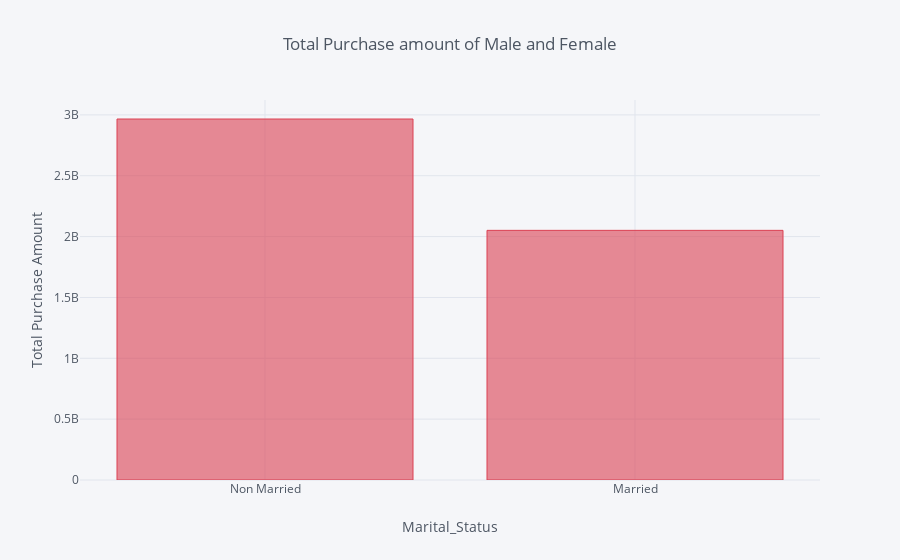

Notebook cell for this chart:
### Markdown cell above
### 8). Total purchase amount of Married and Non Married people.

### Code cell
temp_df = df.groupby('Marital_Status', axis=0)['Purchase'].sum().reset_index()
temp_df['Marital_Status'] = temp_df['Marital_Status'].apply(lambda x: 'Non Married' if x==0 else 'Married')

temp_df.iplot(kind='bar', x='Marital_Status', y='Purchase', title='Total Purchase amount of Male and Female',
             xTitle='Marital_Status', yTitle='Total Purchase Amount', color='red')

### Figure 1 — Plotly figure (JSON) as saved in the notebook; plotly's stock layout.template omitted (floating-point values rounded to 4 significant figures)
{"data": [{"marker": {"color": "rgba(219, 64, 82, 0.6)", "line": {"color": "rgba(219, 64, 82, 1.0)", "width": 1}}, "name": "Purchase", "orientation": "v", "text": "", "type": "bar", "uid": "51fef84e-7253-4286-a313-b5dd640d9c39", "x": ["Non Married", "Married"], "y": [2966289500, 2051378878]}], "layout": {"legend": {"bgcolor": "#F5F6F9", "font": {"color": "#4D5663"}}, "paper_bgcolor": "#F5F6F9", "plot_bgcolor": "#F5F6F9", "title": {"font": {"color": "#4D5663"}, "text": "Total Purchase amount of Male and Female"}, "xaxis": {"gridcolor": "#E1E5ED", "showgrid": true, "tickfont": {"color": "#4D5663"}, "title": {"font": {"color": "#4D5663"}, "text": "Marital_Status"}, "zerolinecolor": "#E1E5ED"}, "yaxis": {"gridcolor": "#E1E5ED", "showgrid": true, "tickfont": {"color": "#4D5663"}, "title": {"font": {"color": "#4D5663"}, "text": "Total Purchase Amount"}, "zerolinecolor": "#E1E5ED"}}}
